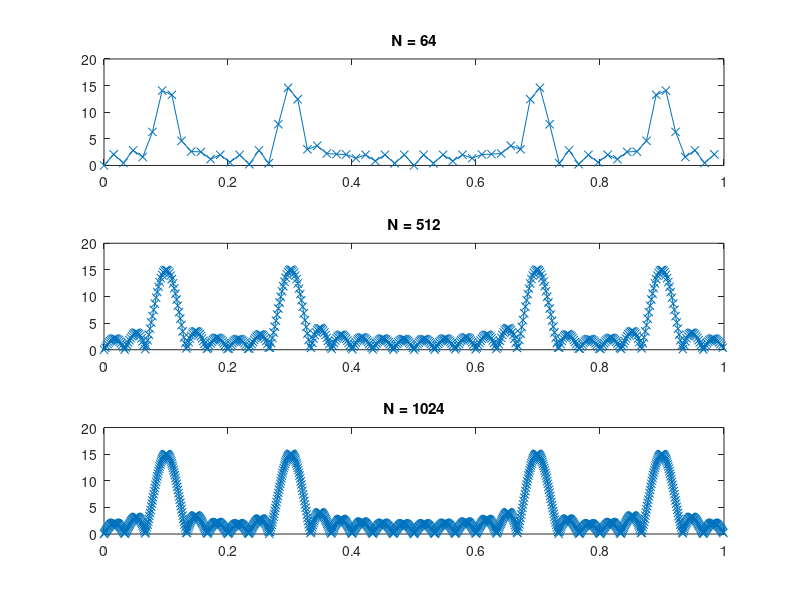

The MATLAB script that drew this image:
clc;
clear all;
close all;
n = [0:29];
x = cos(2*pi*n*0.1)+cos(2*pi*n*0.3);
N1 = 64;
N2 = 512;
N3 = 1024;
X1 = abs(fft(x,N1));
X2 = abs(fft(x,N2));
X3 = abs(fft(x,N3));
F1 = [0 : N1 - 1]/N1;
F2 = [0 : N2 - 1]/N2;
F3 = [0 : N3 - 1]/N3;
subplot(3,1,1)
plot(F1,X1,'-x')
title('N = 64')
axis([0 1 0 20])
subplot(3,1,2)
plot(F2,X2, '-x')
title('N = 512')
axis([0 1 0 20])
subplot(3,1,3)
plot(F3,X3, '-x')
title('N = 1024')
axis([0 1 0 20])

%y increasing the N value (Length of the DFT) the spectrum gets more sharper 
%With more precision in the graph.